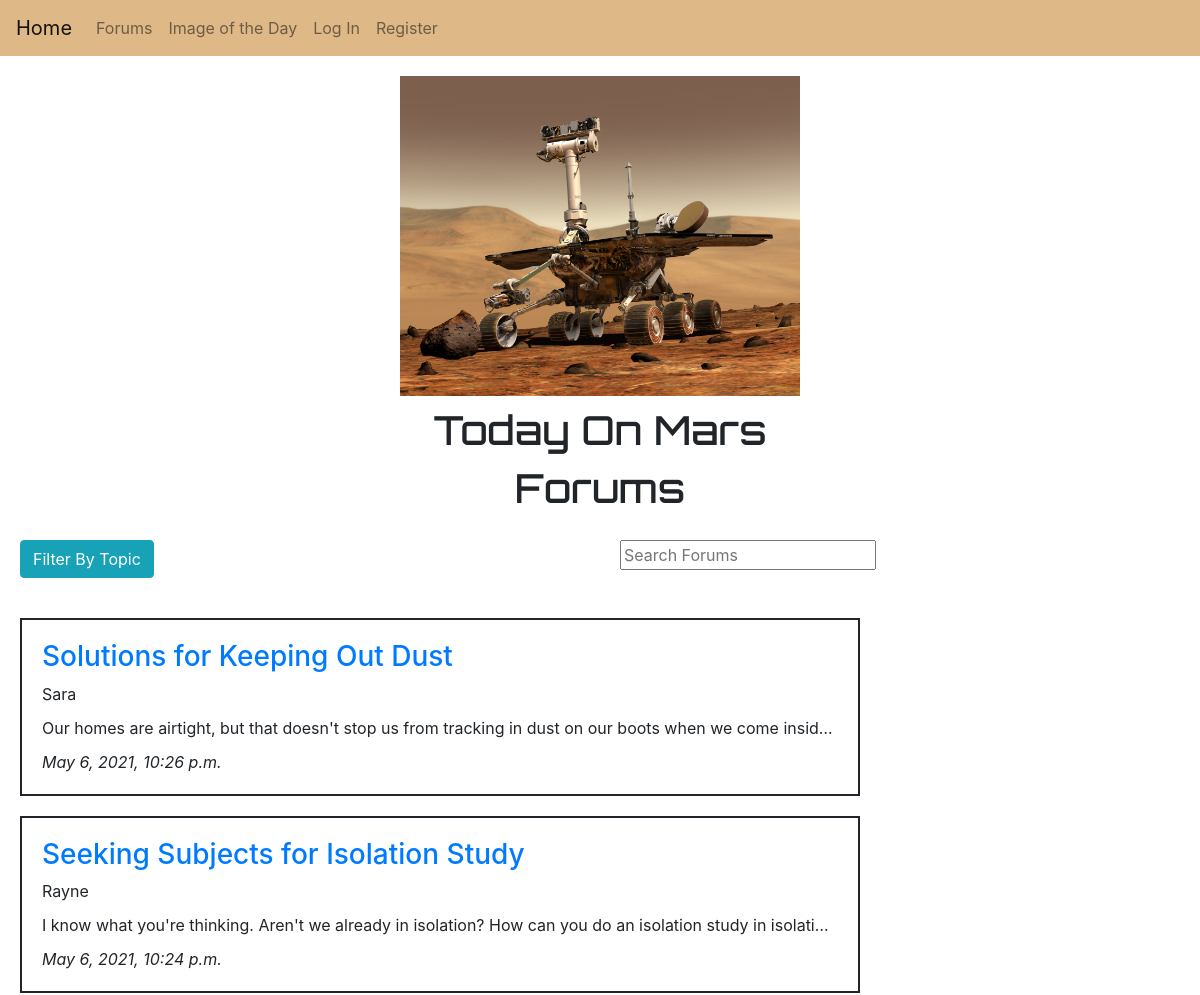
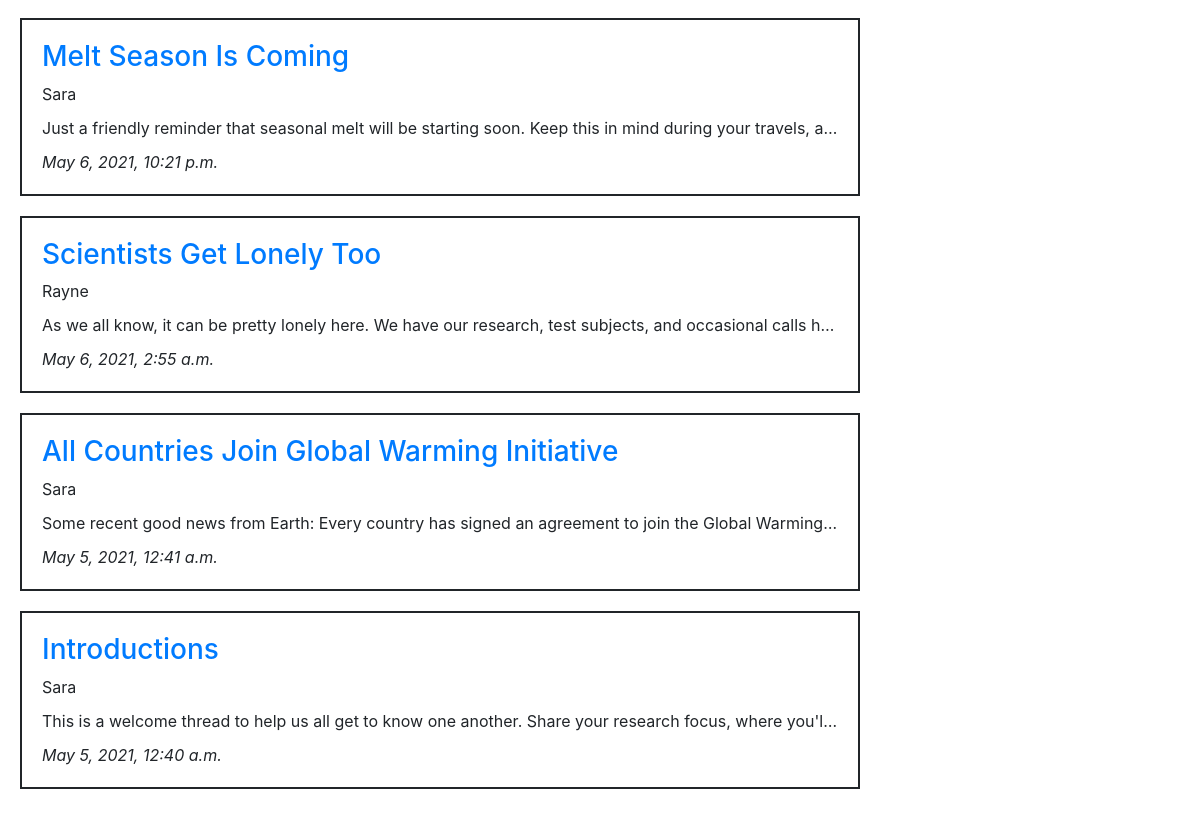
The page /forums on the database its author committed (2 pictures, top to bottom).
### Mars/models.py (models this page shows, shortened)
class Thread(models.Model):
    title = models.CharField(max_length=64, default=None)
    content = models.TextField(default=None)
    author = models.ForeignKey(User, on_delete=models.CASCADE)
    date = models.DateTimeField(auto_now_add=True)
    category = models.ManyToManyField(Category, related_name="categories", blank=True)

class User(AbstractUser):
    pass

### Mars/views.py (the view)
# urls.py: path("forums", views.forums, name="forums"),
def forums(request):
    if request.method == "POST":
        form = ThreadForm(request.POST)
        if form.is_valid():
            thread = form.save(commit=False)
            thread.author = request.user
            thread.save()
            form.save_m2m()
            return redirect('thread', thread_id=thread.id)
        else:
            return redirect('forums')
    else:
        categories = Category.objects.all()
        threads = Thread.objects.all()
        threads = threads.order_by("-date").all()
        return render(request, "mars/forums.html", {
            "threads": threads,
            "form": ThreadForm(),
            "categories": categories
        })

### Mars/views.py
class ThreadForm(forms.ModelForm):
    class Meta:
        model = Thread
        fields = ['title', 'content', 'category']
        widgets = {
            'title': forms.TextInput(attrs={'class': 'form-control'}),
            'content': forms.Textarea(attrs={'class': 'form-control'}),
            'category': forms.CheckboxSelectMultiple,
        }

### Mars/models.py (called while the page is built)
    def __str__(self):
        return f"{self.category}"

### Mars/templates/mars/forums.html (shortened to what this page needs)
{% extends "mars/layout.html" %}
{% load static %}
{% block body %}
  <h1 class="title">Forums</h1>
  <div class="flex-container">
    <div class="flex-item filter" id="filter">
      <div class="dropdown">
        <button id="dropbtn" class="btn btn-info">Filter By Topic</button>
      </div>
    </div>
    <div class="flex-item search" id="forum-search">
      <form action="{% url 'search' %}" method="post">
        <input class="search" type="text" name="q" placeholder="Search Forums">
      </form>
    </div>
  </div>
  <div class="flex-stack">
    <div class="flex-item" id="posts-view">
    {% for thread in threads %}
      <div class="forum-item" style="border: 2px;
      border-style: solid;">
        <div class="forum-title">
          <h3><a href="{% url 'thread' thread.id %}">{{ thread.title }}</a></h3>
        </div>
        <div class="forum-author">
          {{ thread.author }}
        </div>
        <div class="teaser">
          {{ thread.content }}
        </div>
        <div>
          <i>{{ thread.date }}</i>
        </div>
      </div>
    {% endfor %}
    </div>
  </div>
{% endblock %}

### Mars/templates/mars/layout.html (shortened to what this page needs)
{% load static %}
<!DOCTYPE html>
<html lang="en">
  <head>
    <link rel="stylesheet" href="https://stackpath.bootstrapcdn.com/bootstrap/4.4.1/css/bootstrap.min.css">
    <link href="{% static 'mars/styles.css' %}" rel="stylesheet">
  </head>
  <body>
      <nav class="navbar navbar-expand-lg navbar-light" style="background-color: #DEB887;">
          <a class="navbar-brand" href="{% url 'index' %}">Home</a>
          <div>
              <ul class="navbar-nav mr-auto">
                 <li class="nav-item">
                     <a class="nav-link" href="{% url 'forums' %}">Forums</a>
                 </li>
                 <li class="nav-item">
                     <a class="nav-link" href="{% url 'image' %}">Image of the Day</a>
                 </li>
              {% if user.is_authenticated %}
                  <li class="nav-item">
                      <a class="nav-link" href="{% url 'logout' %}">Log Out</a>
                  </li>
              {% else %}
                  <li class="nav-item">
                      <a class="nav-link" href="{% url 'login' %}">Log In</a>
                  </li>
                  <li class="nav-item">
                      <a class="nav-link" href="{% url 'register' %}">Register</a>
                  </li>
              {% endif %}
            </ul>
          </div>
        </nav>
      <div id="mainImage">
          <img id="front-image" src="{% static 'mars/NASA_Mars_Rover.jpg' %}" alt="Artist Rendition Mars Rover">
      </div>
      <h1 class="title">Today On Mars</h1>
      {% block body %}
      {% endblock %}
  </body>
</html>

### Mars/static/mars/styles.css (style rules this page uses)
html { height: 100%; }
#mainImage { width: 400px; margin: auto; }
#front-image { max-width: 100%; max-height: 100%; display: block; margin-top: 20px; }
.flex-container { display: flex; align-items: flex-start; height: 100%; }
.flex-stack { display: flex; justify-content: space-evenly; flex-direction: column; align-items: flex-start; }
.flex-item { flex: 1; margin: 20px; width: 70%; }
.title, .heading { margin-top: 10px; text-align: center; font-family: 'Orbitron', sans-serif; }
.teaser { width: auto; height: auto; overflow: hidden; white-space: nowrap; text-overflow: ellipsis; padding-top: 10px; padding-bottom: 10px; }
.forum-item { margin-bottom: 20px; padding: 20px; }
ul { list-style-type: none; }
.dropdown { position: relative; display: inline-block; }

### rows shown on the page
Thread: title "Solutions for Keeping Out Dust", author "Sara", content "Our homes are airtight, but that doesn't stop us from tracking in dust on our boots when we come insid…", date "May 6, 2021, 10:26 p.m."
Thread: title "Seeking Subjects for Isolation Study", author "Rayne", content "I know what you're thinking. Aren't we already in isolation? How can you do an isolation study in isolati…", date "May 6, 2021, 10:24 p.m."
Thread: title "Melt Season Is Coming", author "Sara", content "Just a friendly reminder that seasonal melt will be starting soon. Keep this in mind during your travels, a…", date "May 6, 2021, 10:21 p.m."
Thread: title "Scientists Get Lonely Too", author "Rayne", content "As we all know, it can be pretty lonely here. We have our research, test subjects, and occasional calls h…", date "May 6, 2021, 2:55 a.m."
Thread: title "All Countries Join Global Warming Initiative", author "Sara", content "Some recent good news from Earth: Every country has signed an agreement to join the Global Warming…", date "May 5, 2021, 12:41 a.m."
Thread: title "Introductions", author "Sara", content "This is a welcome thread to help us all get to know one another. Share your research focus, where you'l…", date "May 5, 2021, 12:40 a.m."
